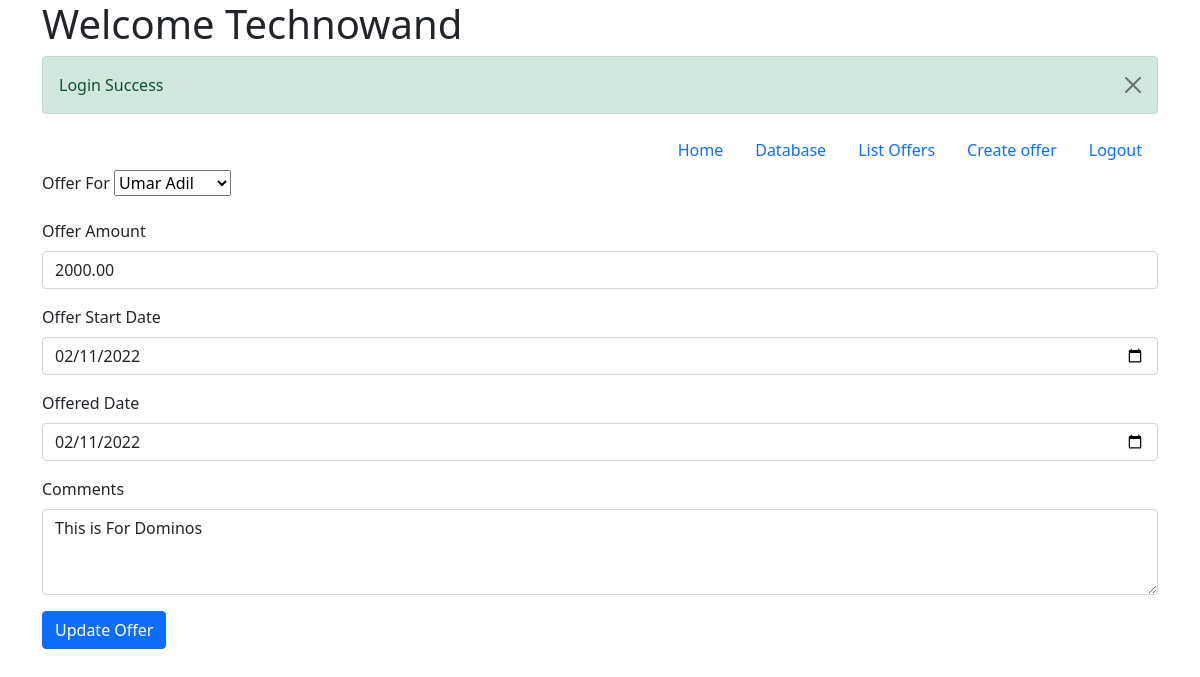
Screenshot of /create_offer.php?id=1&action=edit (signed in) with the database file from the repository.
### tables this page shows
CREATE TABLE `offers` (
  `offer_id` int(11) NOT NULL,
  `user_id` int(11) NOT NULL,
  `offer_amount` decimal(10,2) NOT NULL,
  `offer_status` enum('Open','Accepted','Declined') NOT NULL DEFAULT 'Open',
  `start_date` date NOT NULL,
  `offered_by` int(11) NOT NULL,
  `offered_date` date NOT NULL,
  `comments` mediumtext NOT NULL,
  `created_on` datetime NOT NULL DEFAULT current_timestamp(),
  `updated_on` datetime NOT NULL
);

### create_offer.php (the view, shortened to what this page needs)
<?php session_start();
require_once('connection.php');
require_once('header.php');
if(isset($_POST['create_offer']) && $_POST['create_offer'] == 'yes')
{
    $user_id = $_POST['user_id'];
    $offer_amount = $_POST['offer_amount'];
    $start_date = $_POST['start_date'];
    $offered_date = $_POST['offered_date'];
    $comments = $_POST['comments'];
    $offered_by  = $_SESSION['user_id'];
    if($_POST['action'] == 'Add')
    {
      $sql = "INSERT INTO offers (user_id, offer_amount, start_date, offered_date, comments, offered_by) VALUES ($user_id, '$offer_amount', $start_date, $offered_date, '$comments', $offered_by)";
      $res = mysqli_query($link, $sql);
       $_SESSION['success'] = 'Offer Added Success';
       header('Location: list_offers.php');
    }
    elseif($_POST['action'] == 'Edit')
    {
      $offer_id = $_POST['offer_id'];
        $sql = "UPDATE offers SET user_id = '".  $user_id ."',  offer_amount = '".  $offer_amount ."',  start_date = '".  $start_date ."',  offered_by = '".  $offered_by ."',  offered_date = '".  $offered_date ."',  comments = '".  $comments ."'  WHERE offer_id = ". $offer_id;
        mysqli_query($link, $sql);
       $_SESSION['success'] = 'Offer Updated Success';
       header('Location: list_offers.php');
    }
}
elseif(isset($_GET['action']) && $_GET['action'] == 'edit' && $_SESSION['is_admin'] == 'Y')
{
  $offer_id = $_GET['id'];
  $sql = "SELECT offer_id, user_id, offer_amount, comments, start_date, offered_date FROM offers WHERE offer_id = " . $offer_id;
  if ($res = mysqli_query($link, $sql))
  {
    if (mysqli_num_rows($res) > 0)
    {
        $row = mysqli_fetch_array($res, MYSQLI_ASSOC);
    }
  }
  $action_label = 'Update Offer';
}
$sql = "SELECT user_id, full_name FROM users WHERE is_admin = 'N'";
if ($res = mysqli_query($link, $sql))
{
    if (mysqli_num_rows($res) > 0)
    {
        $users = mysqli_fetch_all($res, MYSQLI_ASSOC);
    }
    else
    {
        $_SESSION['error'] = 'First Add Users';
        header('Location: index.php');
    }
}
else
{
    die("ERROR: Could not able to execute $sql. " .mysqli_error($link));
}
?>
 <form action="create_offer.php" method="POST">
  <div class="mb-3">
    <label for="offer_amount" class="form-label">Offer For</label>
    <select name="user_id">
      <?php
    foreach($users as $key => $user)
    {
      $selected = '';
      if($user['user_id'] == $row['user_id']) $selected = 'selected="selected"';
      ?>
      <option value="<?php echo $user['user_id'];?>" <?php echo $selected;?>><?php echo $user['full_name'];?></option><?php
        }
        ?>
    </select>
  </div>
  <div class="mb-3">
    <label for="offer_amount" class="form-label">Offer Amount</label>
    <input type="text" name="offer_amount" class="form-control" id="offer_amount" aria-describedby="" value="<?=$row['offer_amount'];?>" required>
  </div>
  <div class="mb-3">
    <label for="start_date" class="form-label">Offer Start Date</label>
    <input type="date" name="start_date" class="form-control" id="start_date" aria-describedby="" value="<?=$row['start_date'];?>" required>
  </div>
  <div class="mb-3">
    <label for="offered_date" class="form-label">Offered Date</label>
    <input type="date" name="offered_date" class="form-control" id="offered_date" aria-describedby="" value="<?=$row['offered_date'];?>" required>
  </div>
  <div class="mb-3">
    <label for="comments" class="form-label">Comments</label>
    <textarea name="comments" class="form-control" id="comments" rows="3" cols="3"><?=$row['comments'];?></textarea>
  </div>
  <button type="submit" class="btn btn-primary"><?php echo $action_label; ?></button>
</form>
<?php require_once('footer.php'); ?>

### rows the page displays
offers: offer_amount "2000.00", start_date "02/11/2022", offered_date "02/11/2022", comments "This is For Dominos"

### other values shown
$_SESSION['success'] "Login Success"
$action_label "Update Offer"
form field user_id "Umar Adil"
